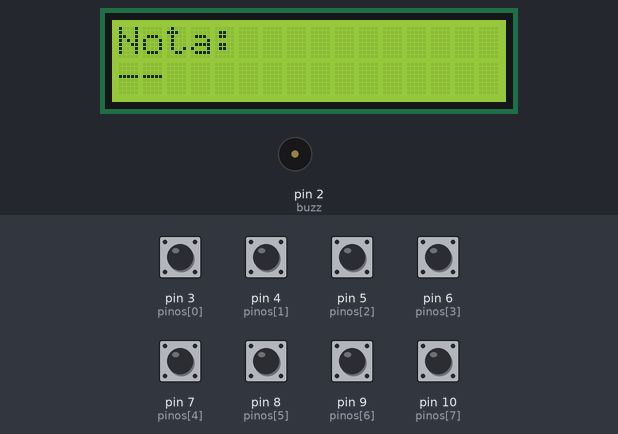
The sketch below on a simulated Arduino Uno, built with avr-gcc and run on an emulated ATmega328P. On the bench: 16×2 character LCD, buzzer (waves = sounding). The inputs (shaded band) are chosen by the test bench; at power-on: pin 3 (pinos[0]), pin 4 (pinos[1]), pin 5 (pinos[2]), pin 6 (pinos[3]), pin 7 (pinos[4]), pin 8 (pinos[5]), pin 9 (pinos[6]), pin 10 (pinos[7]) HIGH. What the sketch prints to the serial monitor is not drawn.

Above: at 1.2 s.
1.3 s: pin 7 (pinos[4]) pulled LOW for 0.15 s
At 1.51 s:
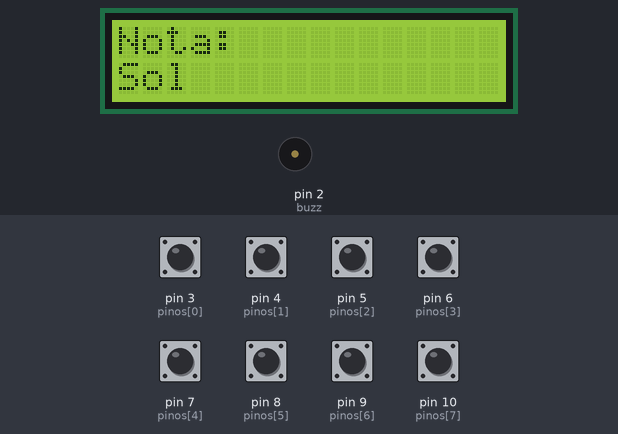
3.1 s: pin 3 (pinos[0]) pulled LOW for 0.15 s
At 3.3 s:
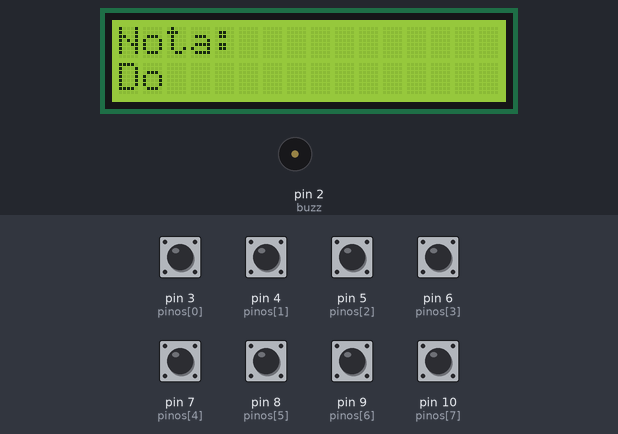
4.9 s: pin 4 (pinos[1]) pulled LOW for 0.15 s
At 5.09 s:
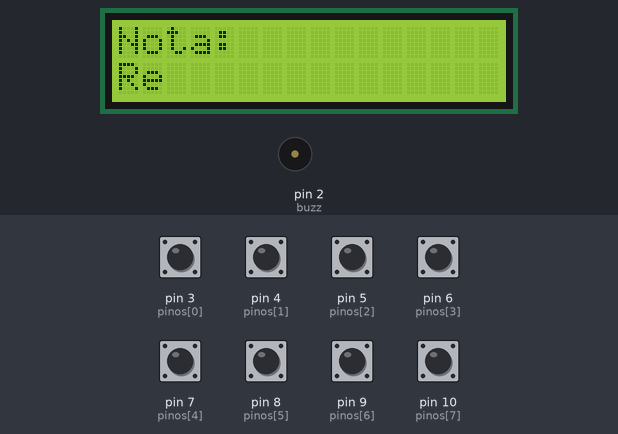
6.7 s: pin 5 (pinos[2]) pulled LOW for 0.15 s
At 6.88 s:
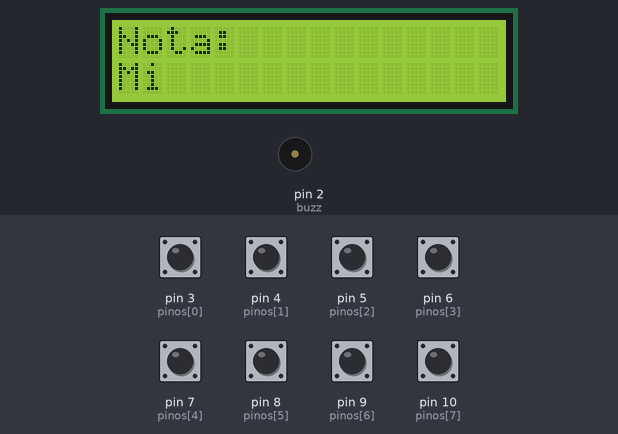
8.5 s: pin 6 (pinos[3]) pulled LOW for 0.15 s
At 8.67 s:
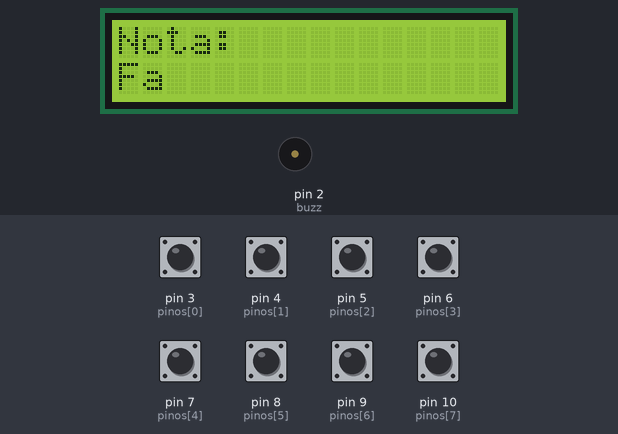
10.3 s: pin 8 (pinos[5]) pulled LOW for 0.15 s
At 10.5 s:
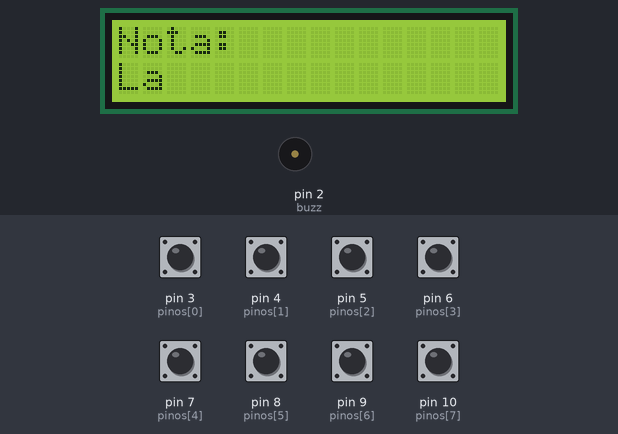
Timing chart, 0 to 13.3 s (numbered marks = the images above; inputs shaded):
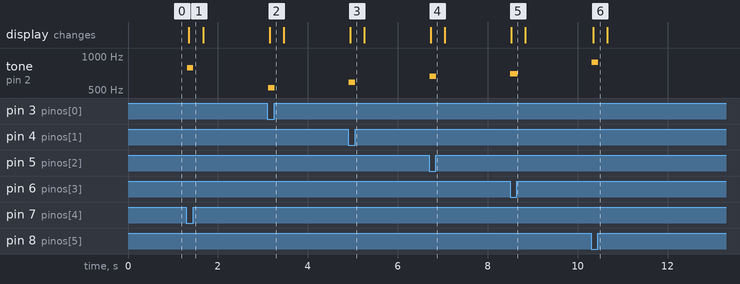

The sketch:

testeDisplay.ino
```cpp
// Piano com LCD - Layslla Eduarda Oreti
#include <Wire.h>
#include <LiquidCrystal_I2C.h>

#define LCD_ADDR 0x27

LiquidCrystal_I2C lcd(LCD_ADDR, 16, 2);

const byte pinos[8] = {3, 4, 5, 6, 7, 8, 9, 10};

const int frequencias[8] = {
  523, 587, 659, 698, 784, 880, 988, 1047
};

const char* nomes[8] = {
  "Do", "Re", "Mi", "Fa", "Sol", "La", "Si", "Do agudo"
};

const byte buzz = 2;

void setup() {
  Serial.begin(9600);

  lcd.init();
  lcd.backlight();
  lcd.clear();
  lcd.setCursor(0, 0);
  lcd.print("Nota:");
  lcd.setCursor(0, 1);
  lcd.print("--"); // começa sem nota

  for (byte i = 0; i < 8; i++) {
    pinMode(pinos[i], INPUT_PULLUP); // botões com pull-up
  }

  pinMode(buzz, OUTPUT);
  noTone(buzz); // garante silêncio inicial
}

void loop() {
  bool botaoPressionado = false;

  // Verifica cada botão
  for (byte i = 0; i < 8; i++) {
    if (digitalRead(pinos[i]) == LOW) { // LOW = pressionado
      // Quando pressionado → toca e mostra a nota
      tone(buzz, frequencias[i]);
      lcd.setCursor(0, 1);
      lcd.print("                "); // limpa linha
      lcd.setCursor(0, 1);
      lcd.print(nomes[i]);
      Serial.println(nomes[i]);
      botaoPressionado = true;
      break; // para no primeiro botão encontrado
    }
  }

  // Se nenhum botão está pressionado → silêncio e LCD "--"
  if (!botaoPressionado) {
    noTone(buzz); // silêncio total
    lcd.setCursor(0, 1);
    lcd.print("                ");
    lcd.setCursor(0, 1);
    lcd.print("--");
  }
}
```

Measured:
- after the input at 1.3 s, tone on pin 2 (buzz): silent → 784 Hz at once, → silent 0.13 s later; the display: changes after 0.06 s (image 1)
- after the input at 3.1 s, tone on pin 2 (buzz): silent → 523 Hz at once, → silent 0.15 s later; the display: changes after 0.05 s (image 2)
- after the input at 4.9 s, tone on pin 2 (buzz): silent → 587 Hz at once, → silent 0.15 s later; the display: changes at once (image 3)
- after the input at 6.7 s, tone on pin 2 (buzz): silent → 659 Hz at once, → silent 0.15 s later; the display: changes at once (image 4)
- after the input at 8.5 s, tone on pin 2 (buzz): silent → 698 Hz at once, → silent 0.16 s later; the display: changes at once (image 5)
- after the input at 10.3 s, tone on pin 2 (buzz): silent → 880 Hz at once, → silent 0.15 s later; the display: changes after 0.05 s (image 6)
